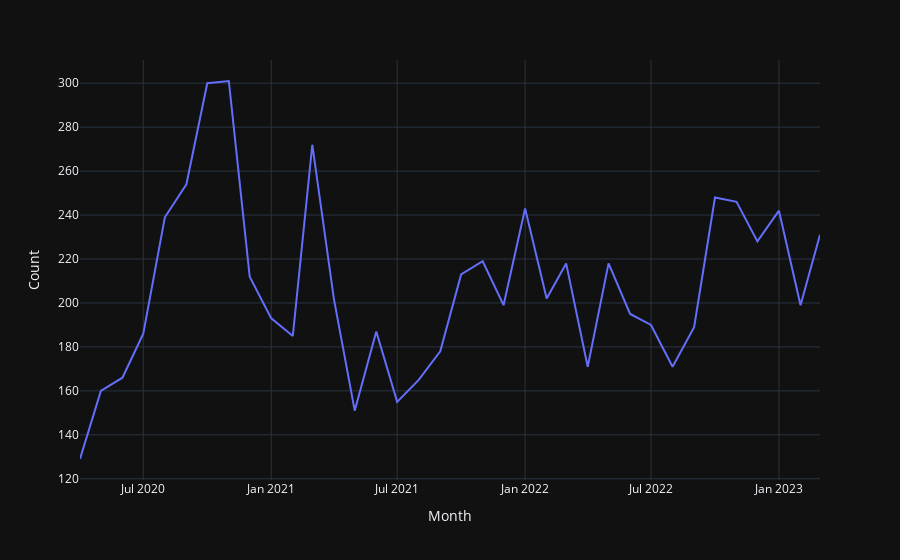

Notebook source saved alongside this figure:
### Code cell
import pandas as pd
import plotly.express as px

grouped = df.groupby('Month').size().reset_index(name='Count')

fig = px.line(grouped, x='Month', y='Count')
fig.update_layout(xaxis_title="Month", yaxis_title="Count")
fig.show()

### Figure 1 — Plotly figure (JSON) as saved in the notebook; plotly's stock layout.template omitted (floating-point values rounded to 4 significant figures)
{"data": [{"hovertemplate": "Month=%{x}<br>Count=%{y}<extra></extra>", "legendgroup": "", "line": {"color": "#636efa", "dash": "solid"}, "marker": {"symbol": "circle"}, "mode": "lines", "name": "", "orientation": "v", "showlegend": false, "x": ["2020-04", "2020-05", "2020-06", "2020-07", "2020-08", "2020-09", "2020-10", "2020-11", "2020-12", "2021-01", "2021-02", "2021-03", "2021-04", "2021-05", "2021-06", "2021-07", "2021-08", "2021-09", "2021-10", "2021-11", "2021-12", "2022-01", "2022-02", "2022-03", "2022-04", "2022-05", "2022-06", "2022-07", "2022-08", "2022-09", "2022-10", "2022-11", "2022-12", "2023-01", "2023-02", "2023-03"], "xaxis": "x", "y": [129, 160, 166, 186, 239, 254, 300, 301, 212, 193, 185, 272, 202, 151, 187, 155, 165, 178, 213, 219, 199, 243, 202, 218, 171, 218, 195, 190, 171, 189, 248, 246, 228, 242, 199, 231], "yaxis": "y", "type": "scatter"}], "layout": {"xaxis": {"anchor": "y", "domain": [0.0, 1.0], "title": {"text": "Month"}}, "yaxis": {"anchor": "x", "domain": [0.0, 1.0], "title": {"text": "Count"}}, "legend": {"tracegroupgap": 0}, "margin": {"t": 60}}}
